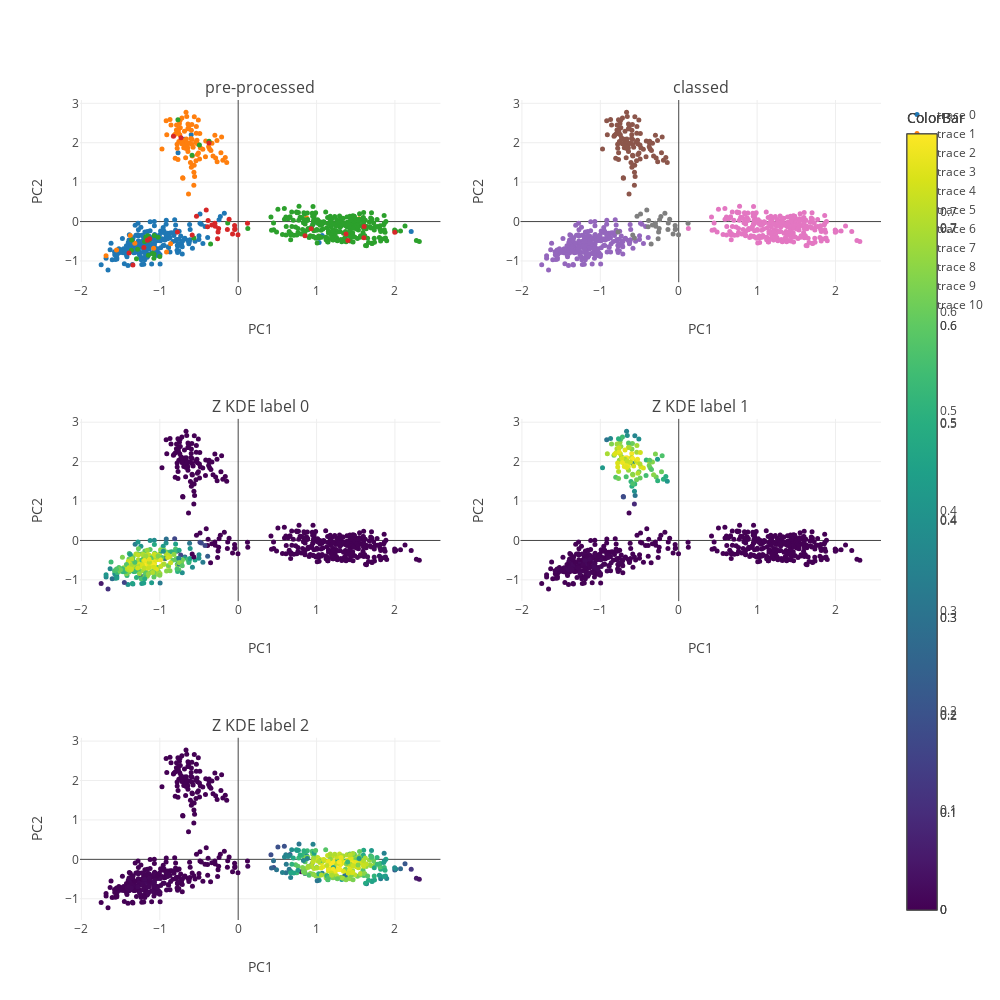

Notebook code for this chart:
### Markdown cell above
**This code was mostly copied from previous posts, where it will be found separate and maybe easier to read.**

This time however, we'll visualize the output of the KDE using plotly's 'jet' color gradient:

### Code cell
from plotly import tools

Ncols= 2
height= 1000
width= 1000

titles= ['pre-processed','classed'] 
titles.extend(['Z KDE label {}'.format(x) for x in labels])
print(titles)

fig_subplots = tools.make_subplots(rows= int(len(titles) / float(Ncols)) + (len(titles) % Ncols > 0), cols=Ncols,
                         subplot_titles=tuple(titles))



for pop in range(len(titles)):
    name= titles[pop]
    
    pos1= int(float(pop) / Ncols) + 1
    pos2= pop - (pos1-1)*Ncols + 1

    
    if pop > 1:
        
        trace1= go.Scatter(
                x = global_data[:,0],
                y = global_data[:,1],
                mode= "markers",
                marker= {
                    'color': Scores[:,pop],
                    'colorbar': go.ColorBar(
                        title= 'ColorBar'
                    ),
                    'colorscale': 'Viridis',
                    'line': {'width': 0},
                    'size': 5,
                    'symbol': 'circle',
                  "opacity": 1
                  }
            )
        fig_subplots.append_trace(trace1, pos1, pos2)
        
        
    else:
        coords= {y:[x for x in range(len(Scores)) if Scores[x,pop] == y] for y in list(set(Scores[:,pop]))}
        for i in coords.keys():
            
            trace1= go.Scatter(
                    x = global_data[coords[i],0],
                    y = global_data[coords[i],1],
                    mode= "markers",
                    marker= {
                        'line': {'width': 0},
                        'size': 5,
                        'symbol': 'circle',
                      "opacity": 1
                      }
                )
            
            fig_subplots.append_trace(trace1, pos1, pos2)
            
    fig_subplots['layout']['yaxis' + str(pop + 1)].update(title='PC2')

    fig_subplots['layout']['xaxis' + str(pop + 1)].update(title='PC1')

            


fig_subplots['layout'].update(height= height,width= width)

iplot(fig_subplots)

#Titles= ['pre-processed','classed'] 
#Titles.extend(['label: {}'.format(x) for x in labels])


#interact(figure_scores, name=Titles)

### Figure 1 — Plotly figure (JSON) as saved in the notebook; plotly's stock layout.template omitted (floating-point values rounded to 4 significant figures; data arrays with more than 128 entries replaced by an {"elided": "..."} marker saying what was removed)
{"data": [{"marker": {"line": {"width": 0}, "opacity": 1, "size": 5, "symbol": "circle"}, "mode": "markers", "type": "scatter", "uid": "dc54b014-f596-4234-b9fe-acc782090c15", "x": {"elided": "250 float values"}, "xaxis": "x", "y": {"elided": "250 float values"}, "yaxis": "y"}, {"marker": {"line": {"width": 0}, "opacity": 1, "size": 5, "symbol": "circle"}, "mode": "markers", "type": "scatter", "uid": "85891f11-0a09-447b-9702-a9f1f618b896", "x": [-0.5072, -0.8006, -0.6306, -0.9108, -0.6616, -0.2876, -0.8569, -0.22, -0.5864, -0.4927, -0.2686, -0.8696, -0.7881, -0.5352, -0.6943, -0.4513, -0.8035, -0.6023, -0.2705, -0.6954, -0.6422, -0.5189, -0.6652, -0.4173, -0.7381, -0.7448, -0.7653, -0.7179, -0.778, -0.5908, -0.6707, -0.4831, -0.9189, -0.2973, -0.5881, -0.5333, -0.5748, -0.6335, -0.6089, -0.6564, -0.5597, -0.7499, -0.321, -0.597, -0.757, -0.768, -0.4899, -0.5402, -0.5562, -0.6853, -0.7792, -0.3347, -0.5386, -0.6867, -0.6501, -0.5972, -0.762, -0.7863, -0.3767, -0.6731, -0.5257, -0.6427, -0.6703, -0.6161, -0.3642, -0.6405, -0.5646, -0.7256, -0.3475, -0.8174, -0.5085, -0.7053, -0.1954, -0.7075, -0.4138, -0.5847, -0.5656, -0.1646, -0.6578, -0.6329, -0.6407, -0.5614, -0.7184, -0.972, -0.5205, -0.6638, -0.2113, -0.1462, -0.741, -0.7613, -0.5822, -1.376, -0.9138, -1.552, -1.318, -1.078, -1.686, -0.8619, 1.543, 0.8719], "xaxis": "x", "y": [1.74, 2.222, 2.427, 2.2, 2.097, 1.612, 2.45, 1.744, 1.953, 1.584, 1.517, 2.589, 2.325, 2.238, 1.874, 1.837, 1.603, 2.106, 2.057, 1.971, 2.357, 1.97, 2.774, 1.645, 2.38, 2.2, 2.298, 2.626, 1.862, 2.462, 2.029, 1.869, 2.556, 2.19, 2.082, 2.411, 1.888, 0.6992, 1.497, 2.665, 2.657, 2.488, 1.664, 2.318, 2.032, 1.572, 2.232, 2.012, 1.144, 2.292, 1.964, 1.989, 1.541, 2.06, 1.939, 1.375, 2.25, 2.448, 1.9, 1.927, 2.061, 1.868, 1.618, 1.988, 1.842, 2.475, 1.25, 2.079, 1.803, 2.188, 2.574, 1.1, 1.553, 1.114, 2.042, 1.662, 0.9244, 1.624, 2.013, 2.355, 1.778, 1.431, 1.977, 1.841, 1.703, 1.851, 2.147, 1.501, 2.569, 2.35, 1.438, -0.3556, -0.7748, -0.724, -0.5512, -0.6787, -0.8674, -0.5628, 0.06987, 0.09547], "yaxis": "y"}, {"marker": {"line": {"width": 0}, "opacity": 1, "size": 5, "symbol": "circle"}, "mode": "markers", "type": "scatter", "uid": "37090dde-e147-4d18-9b7a-4502a17b4a78", "x": {"elided": "300 float values"}, "xaxis": "x", "y": {"elided": "300 float values"}, "yaxis": "y"}, {"marker": {"line": {"width": 0}, "opacity": 1, "size": 5, "symbol": "circle"}, "mode": "markers", "type": "scatter", "uid": "6ffd7fcc-9dd4-4f45-99a3-284511b37952", "x": [-1.129, -1.202, -1.393, -1.343, -1.158, -0.8259, -0.3733, -0.7297, 1.375, 0.8526, 1.4, 1.606, 1.998, 0.9312, 1.604, -0.4074, -0.1376, -0.0456, -0.2567, -0.07173, -0.5868, -0.2979, -0.5318, -0.2925, -0.2492, -0.002445, -0.0441, -0.336, -0.2627, -0.1158, -0.3902, -0.04158, 0.1188, -0.7745, -0.3835], "xaxis": "x", "y": [-0.4383, -0.6556, -0.7986, -1.105, -0.4732, 2.164, 1.994, 2.125, -0.3158, -0.361, -0.4813, -0.1282, -0.2731, -0.1815, -0.4081, 0.2951, -0.2022, -0.1008, -0.2665, -0.3159, -0.3439, -0.04191, 0.1324, -0.1191, -0.1754, -0.3371, -0.2041, -0.08403, -0.4343, 0.05895, -0.1301, -0.1891, -0.04365, -0.2674, 0.02854], "yaxis": "y"}, {"marker": {"line": {"width": 0}, "opacity": 1, "size": 5, "symbol": "circle"}, "mode": "markers", "type": "scatter", "uid": "45e6fa39-aec9-44da-90f9-8d86d936cd06", "x": {"elided": "265 float values"}, "xaxis": "x2", "y": {"elided": "265 float values"}, "yaxis": "y2"}, {"marker": {"line": {"width": 0}, "opacity": 1, "size": 5, "symbol": "circle"}, "mode": "markers", "type": "scatter", "uid": "4f3869d2-c2b4-4881-92d5-185d7d52ef12", "x": [-0.8259, -0.3733, -0.7297, -0.767, -0.5991, -0.6863, -0.5072, -0.8006, -0.6306, -0.9108, -0.6616, -0.2876, -0.8569, -0.22, -0.5864, -0.4927, -0.2686, -0.8696, -0.7881, -0.5352, -0.6943, -0.4513, -0.8035, -0.6023, -0.2705, -0.6954, -0.6422, -0.5189, -0.6652, -0.4173, -0.7381, -0.7448, -0.7653, -0.7179, -0.778, -0.5908, -0.6707, -0.4831, -0.9189, -0.2973, -0.5881, -0.5333, -0.5748, -0.6335, -0.6089, -0.6564, -0.5597, -0.7499, -0.321, -0.597, -0.757, -0.768, -0.4899, -0.5402, -0.5562, -0.6853, -0.7792, -0.3347, -0.5386, -0.6867, -0.6501, -0.5972, -0.762, -0.7863, -0.3767, -0.6731, -0.5257, -0.6427, -0.6703, -0.6161, -0.3642, -0.6405, -0.5646, -0.7256, -0.3475, -0.8174, -0.5085, -0.7053, -0.1954, -0.7075, -0.4138, -0.5847, -0.5656, -0.1646, -0.6578, -0.6329, -0.6407, -0.5614, -0.7184, -0.972, -0.5205, -0.6638, -0.2113, -0.1462, -0.741, -0.7613, -0.5822, -0.3712, -0.4944, -0.7685, -0.5883], "xaxis": "x2", "y": [2.164, 1.994, 2.125, 1.747, 2.203, 2.089, 1.74, 2.222, 2.427, 2.2, 2.097, 1.612, 2.45, 1.744, 1.953, 1.584, 1.517, 2.589, 2.325, 2.238, 1.874, 1.837, 1.603, 2.106, 2.057, 1.971, 2.357, 1.97, 2.774, 1.645, 2.38, 2.2, 2.298, 2.626, 1.862, 2.462, 2.029, 1.869, 2.556, 2.19, 2.082, 2.411, 1.888, 0.6992, 1.497, 2.665, 2.657, 2.488, 1.664, 2.318, 2.032, 1.572, 2.232, 2.012, 1.144, 2.292, 1.964, 1.989, 1.541, 2.06, 1.939, 1.375, 2.25, 2.448, 1.9, 1.927, 2.061, 1.868, 1.618, 1.988, 1.842, 2.475, 1.25, 2.079, 1.803, 2.188, 2.574, 1.1, 1.553, 1.114, 2.042, 1.662, 0.9244, 1.624, 2.013, 2.355, 1.778, 1.431, 1.977, 1.841, 1.703, 1.851, 2.147, 1.501, 2.569, 2.35, 1.438, 2.037, 1.939, 2.58, 1.681], "yaxis": "y2"}, {"marker": {"line": {"width": 0}, "opacity": 1, "size": 5, "symbol": "circle"}, "mode": "markers", "type": "scatter", "uid": "014875be-c0d8-4ade-8bc3-2a4dbd949911", "x": {"elided": "292 float values"}, "xaxis": "x2", "y": {"elided": "292 float values"}, "yaxis": "y2"}, {"marker": {"line": {"width": 0}, "opacity": 1, "size": 5, "symbol": "circle"}, "mode": "markers", "type": "scatter", "uid": "803c3b1f-9479-4067-b435-afbfee296cfe", "x": [-0.4074, -0.1376, -0.0456, -0.2567, -0.07173, -0.5868, -0.2979, -0.5318, -0.2925, -0.2492, -0.002445, -0.0441, -0.336, -0.2627, -0.1158, -0.3902, -0.04158, 0.1188, -0.7745, -0.3835, -0.487, -0.1765, -0.2439, -0.2276, -0.1337, -0.352, -0.5648], "xaxis": "x2", "y": [0.2951, -0.2022, -0.1008, -0.2665, -0.3159, -0.3439, -0.04191, 0.1324, -0.1191, -0.1754, -0.3371, -0.2041, -0.08403, -0.4343, 0.05895, -0.1301, -0.1891, -0.04365, -0.2674, 0.02854, 0.1904, 0.2083, 0.04408, 0.1291, -0.03845, -0.5666, -0.4179], "yaxis": "y2"}, {"marker": {"color": {"elided": "685 float values"}, "colorbar": {"title": "ColorBar"}, "colorscale": "Viridis", "line": {"width": 0}, "opacity": 1, "size": 5, "symbol": "circle"}, "mode": "markers", "type": "scatter", "uid": "67c3fe3b-cc57-4bb1-9ea7-dfe1e375f452", "x": {"elided": "685 float values"}, "xaxis": "x3", "y": {"elided": "685 float values"}, "yaxis": "y3"}, {"marker": {"color": {"elided": "685 float values"}, "colorbar": {"title": "ColorBar"}, "colorscale": "Viridis", "line": {"width": 0}, "opacity": 1, "size": 5, "symbol": "circle"}, "mode": "markers", "type": "scatter", "uid": "b9996ae6-7b30-42ca-a802-17b4c70d0514", "x": {"elided": "685 float values"}, "xaxis": "x4", "y": {"elided": "685 float values"}, "yaxis": "y4"}, {"marker": {"color": {"elided": "685 float values"}, "colorbar": {"title": "ColorBar"}, "colorscale": "Viridis", "line": {"width": 0}, "opacity": 1, "size": 5, "symbol": "circle"}, "mode": "markers", "type": "scatter", "uid": "8cd4696a-8562-408b-9a2c-92a6d7f065f8", "x": {"elided": "685 float values"}, "xaxis": "x5", "y": {"elided": "685 float values"}, "yaxis": "y5"}], "layout": {"annotations": [{"font": {"size": 16}, "showarrow": false, "text": "pre-processed", "x": 0.225, "xanchor": "center", "xref": "paper", "y": 1, "yanchor": "bottom", "yref": "paper"}, {"font": {"size": 16}, "showarrow": false, "text": "classed", "x": 0.775, "xanchor": "center", "xref": "paper", "y": 1, "yanchor": "bottom", "yref": "paper"}, {"font": {"size": 16}, "showarrow": false, "text": "Z KDE label 0", "x": 0.225, "xanchor": "center", "xref": "paper", "y": 0.6111, "yanchor": "bottom", "yref": "paper"}, {"font": {"size": 16}, "showarrow": false, "text": "Z KDE label 1", "x": 0.775, "xanchor": "center", "xref": "paper", "y": 0.6111, "yanchor": "bottom", "yref": "paper"}, {"font": {"size": 16}, "showarrow": false, "text": "Z KDE label 2", "x": 0.225, "xanchor": "center", "xref": "paper", "y": 0.2222, "yanchor": "bottom", "yref": "paper"}], "height": 1000, "width": 1000, "xaxis": {"anchor": "y", "domain": [0, 0.45], "title": "PC1"}, "xaxis2": {"anchor": "y2", "domain": [0.55, 1], "title": "PC1"}, "xaxis3": {"anchor": "y3", "domain": [0, 0.45], "title": "PC1"}, "xaxis4": {"anchor": "y4", "domain": [0.55, 1], "title": "PC1"}, "xaxis5": {"anchor": "y5", "domain": [0, 0.45], "title": "PC1"}, "xaxis6": {"anchor": "y6", "domain": [0.55, 1]}, "yaxis": {"anchor": "x", "domain": [0.7778, 1], "title": "PC2"}, "yaxis2": {"anchor": "x2", "domain": [0.7778, 1], "title": "PC2"}, "yaxis3": {"anchor": "x3", "domain": [0.3889, 0.6111], "title": "PC2"}, "yaxis4": {"anchor": "x4", "domain": [0.3889, 0.6111], "title": "PC2"}, "yaxis5": {"anchor": "x5", "domain": [0, 0.2222], "title": "PC2"}, "yaxis6": {"anchor": "x6", "domain": [0, 0.2222]}}}
